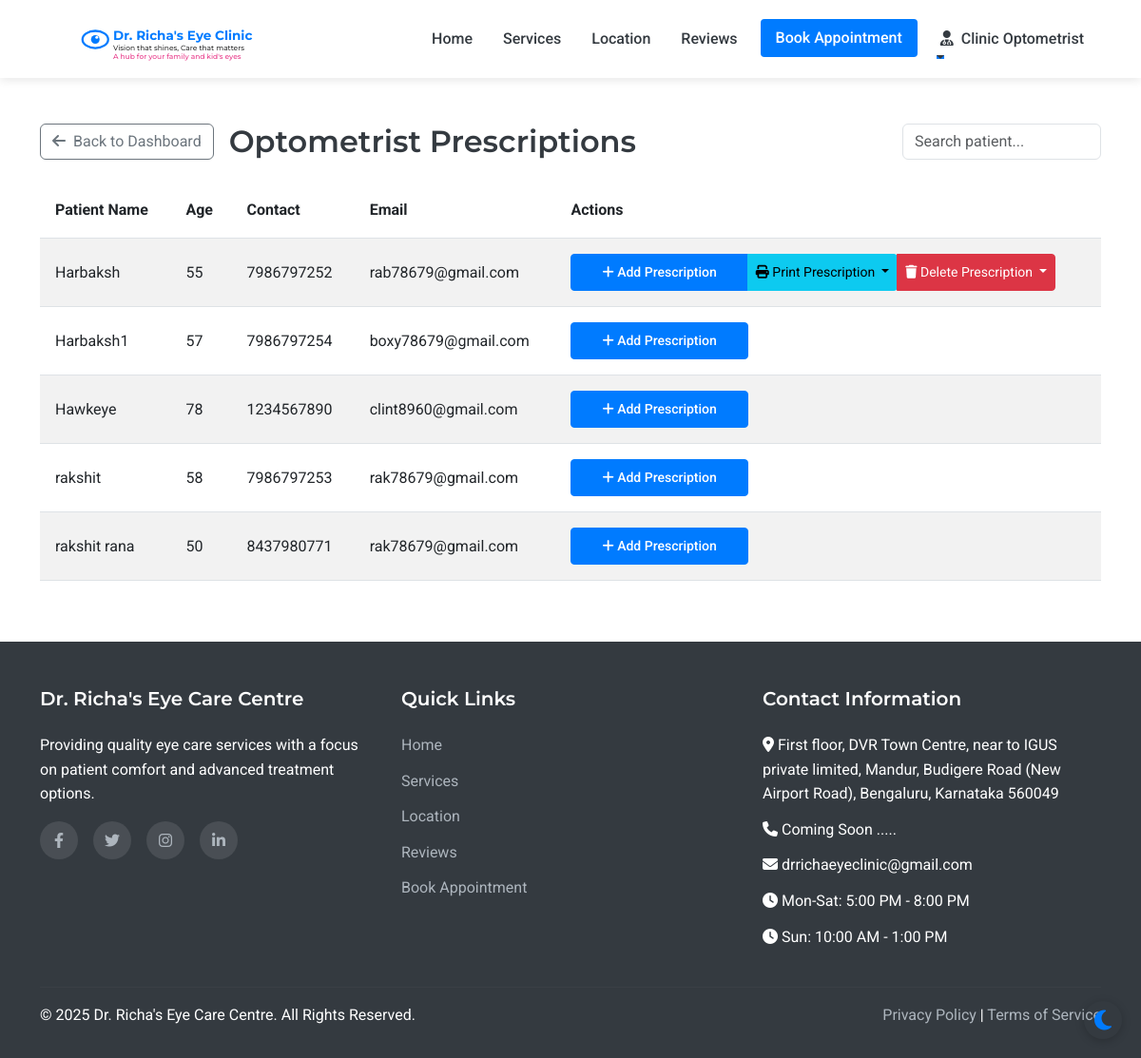
The app's page /assistant/prescriptions (signed in), older data.
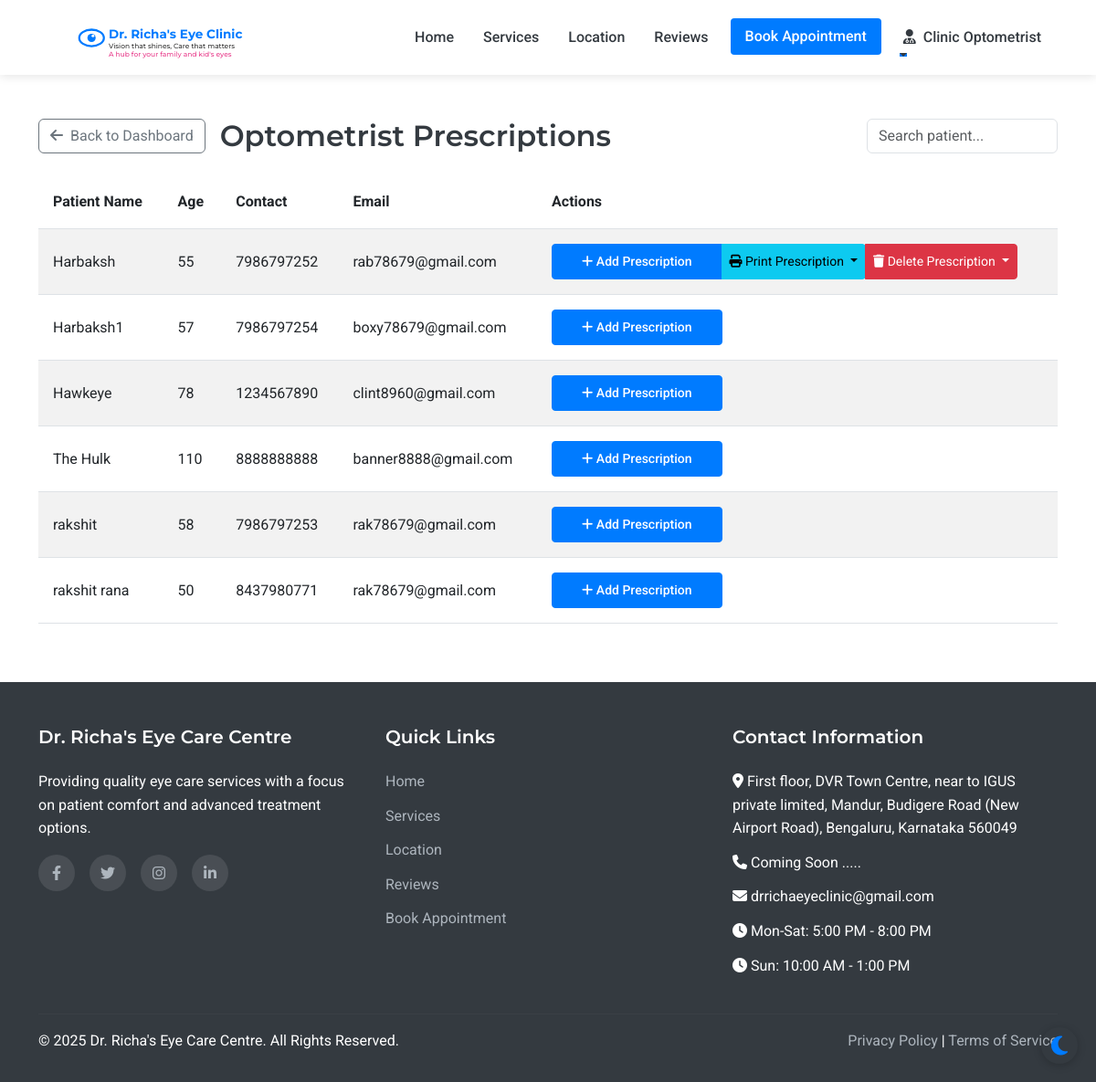
The same page, newer data.
### models.py (models this page shows, shortened)
class Patient(UserMixin, db.Model):
    id = db.Column(db.Integer, primary_key=True)
    full_name = db.Column(db.String(100), nullable=False)
    mobile_number = db.Column(db.String(15), nullable=False)
    email = db.Column(db.String(100), nullable=True)
    age = db.Column(db.Integer, nullable=False)
    sex = db.Column(db.String(10), nullable=True)
    password_hash = db.Column(db.String(256), nullable=True)
    is_registered = db.Column(db.Boolean, default=False)
    created_at = db.Column(db.DateTime, nullable=False, default=datetime.utcnow)
    appointments = db.relationship('Appointment', backref='patient', lazy=True)
    doctor_prescriptions = db.relationship('DoctorPrescription', backref='patient', lazy=True)
    optometrist_prescriptions = db.relationship('OptometristPrescription', backref='patient', lazy=True)

### routes.py (the view)
@app.route('/assistant/prescriptions')
@login_required
def assistant_prescriptions():
    if not isinstance(current_user, Assistant):
        flash('Access denied', 'danger')
        return redirect(url_for('index'))
    all_patients = Patient.query.order_by(Patient.full_name).all()
    return render_template('assistant/prescriptions.html', all_patients=all_patients)

### app.py (called while the page is built)
@login_manager.user_loader
def load_user(user_id):
    from models import Doctor, Assistant, Admin, Patient
    try:
        if user_id.startswith('doctor_'):
            return Doctor.query.get(int(user_id.split('_')[1]))
        elif user_id.startswith('assistant_'):
            return Assistant.query.get(int(user_id.split('_')[1]))
        elif user_id.startswith('admin_'):
            return Admin.query.get(int(user_id.split('_')[1]))
        else:
            return Patient.query.get(int(user_id))
    except (ValueError, AttributeError):
        return None

### routes.py (called while the page is built)
@app.context_processor
def inject_now():
    return {'now': datetime.now()}

### templates/assistant/prescriptions.html (shortened to what this page needs)
{% extends 'layout.html' %}
{% block content %}
<div class="container py-5">
    <div class="d-flex justify-content-between align-items-center mb-4">
        <div class="d-flex align-items-center">
            <a href="{{ url_for('assistant_dashboard') }}" class="btn btn-outline-secondary me-3">
                <i class="fas fa-arrow-left me-1"></i> Back to Dashboard
            </a>
            <h2 class="mb-0">Optometrist Prescriptions</h2>
        </div>
        <input type="text" id="searchInput" class="form-control w-auto" placeholder="Search patient..." onkeyup="searchTable()">
    </div>
    <div class="table-responsive">
        <table class="table table-striped" id="prescriptionTable">
            <thead>
                <tr>
                    <th>Patient Name</th>
                    <th>Age</th>
                    <th>Contact</th>
                    <th>Email</th>
                    <th>Actions</th>
                </tr>
            </thead>
            <tbody>
                {% for patient in all_patients %}
                <tr>
                    <td>{{ patient.full_name }}</td>
                    <td>{{ patient.age }}</td>
                    <td>{{ patient.mobile_number }}</td>
                    <td>{{ patient.email }}</td>
                    <td>
                        <div class="btn-group">
                            <a href="{{ url_for('assistant_add_prescription', patient_id=patient.id) }}"
                               class="btn btn-primary btn-sm">
                                <i class="fas fa-plus"></i> Add Prescription
                            </a>
                            {% if patient.optometrist_prescriptions %}
                            <button type="button" class="btn btn-info btn-sm dropdown-toggle" data-bs-toggle="dropdown">
                                <i class="fas fa-print"></i> Print Prescription
                            </button>
                            <button type="button" class="btn btn-danger btn-sm dropdown-toggle" data-bs-toggle="dropdown">
                                <i class="fas fa-trash"></i> Delete Prescription
                            </button>
                            {% endif %}
                        </div>
                    </td>
                </tr>
                {% endfor %}
            </tbody>
        </table>
    </div>
</div>
{% endblock %}

Row changes from the older to the newer data that the page shows:
added Patient: full_name "The Hulk", age "110", mobile_number "8888888888", email "banner8888@gmail.com"
